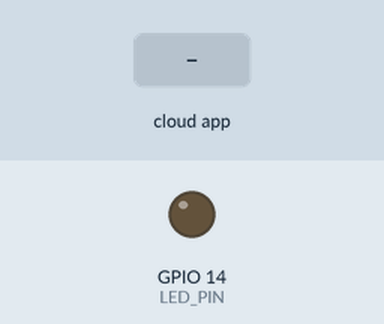
This sketch was run on a simulated ESP8266 (NodeMCU). On the bench: output pins drawn as LEDs (lit = HIGH). The test bench sets the inputs (shaded band). WiFi joins after 1.5 s; servers stay silent unless stated; no MQTT or app messages arrive unless stated; what the sketch prints to the serial monitor is not drawn.

Above: at 2.7 s.
2.8 s: the phone or cloud app sets luz.do.computador to 1
At 4.2 s:
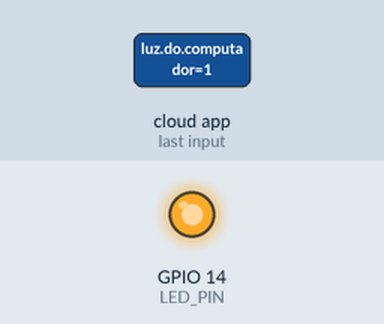
6.1 s: the phone or cloud app sets luz.do.computador to 0
At 7.8 s:
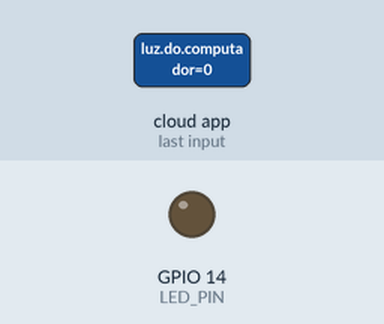
Timing chart, 0 to 9.3 s (numbered marks = the images above; inputs shaded):
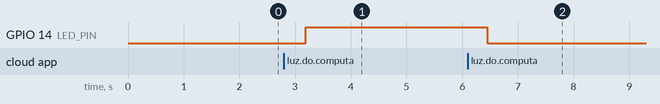

The sketch:

Alexa.ino
```cpp
#include <ESP8266WiFi.h>
#include <fauxmoESP.h>
#include "Adafruit_MQTT.h"
#include "Adafruit_MQTT_Client.h"

#include "credentials.h"

#define LED_PIN 14

WiFiClient client;
fauxmoESP fauxmo;

char status[10];

Adafruit_MQTT_Client mqtt(&client, AIO_SERVER, AIO_SERVERPORT, AIO_USERNAME, AIO_KEY);
Adafruit_MQTT_Publish pubTest = Adafruit_MQTT_Publish(&mqtt, AIO_USERNAME "/f/test");
Adafruit_MQTT_Subscribe subTest = Adafruit_MQTT_Subscribe(&mqtt, AIO_USERNAME "/f/test");

void testCallback(char *data, uint16_t len) {
  Serial.print("Callback entry! Value:");
  Serial.println(data);

  String message = String(data);
  message.trim();

  if (message == "ligado") {
    digitalWrite(LED_PIN, HIGH);
  } else if (message == "desligado") {
    digitalWrite(LED_PIN, LOW);
  }
}

void wifiSetup() {

  Serial.printf("[WiFi] Conectando com %s", WIFI_SSID);
  WiFi.begin(WIFI_SSID, WIFI_PASS);

  while (WiFi.status() != WL_CONNECTED) {
    Serial.print(".");
    delay(500);
  }
  Serial.println();

  Serial.println("[WiFi] Modo: STATION");
  Serial.printf("[WiFi] SSID: %s\n", WiFi.SSID().c_str());
  Serial.printf("[WiFi] Endereco IP: %s\n", WiFi.localIP().toString().c_str());
}

void mqttSetup() {
  subTest.setCallback(testCallback);
  mqtt.subscribe(&subTest);
}

void setup() {
  Serial.begin(115200);
  Serial.println(); Serial.println();

  pinMode(LED_PIN, OUTPUT);
  digitalWrite(LED_PIN, LOW);

  wifiSetup();
  mqttSetup();

  fauxmo.addDevice("luz do computador");

  fauxmo.setPort(80);
  fauxmo.enable(true);

  fauxmo.onSetState([](unsigned char device_id, const char * device_name, bool state, unsigned char value) {
    Serial.printf("[Alexa] Valores recebidos para o dispositivo #%d (%s):\n[Alexa] Estado: %s\n[Alexa] Valor: %d\n", device_id, device_name, state ? "ON" : "OFF", value);

    if (strcmp(device_name, "luz do computador") == 0) {
      String val = state ? "ligado" : "desligado";
      val.toCharArray(status, 10);

      if (!state) {
        digitalWrite(LED_PIN, LOW);
      } else {
        digitalWrite(LED_PIN, HIGH);
      }

      Serial.print(F("\n[MQTT] Atualizando led como "));
      Serial.print(val);
      Serial.print("...");

      if (!pubTest.publish(status)) {
        Serial.println(F("Falhou"));
      } else {
        Serial.println(F("Ok"));
      }
    }
  });
}

void loop() {
  fauxmo.handle();
  MQTT_connect();

  mqtt.processPackets(500);
}

void MQTT_connect() {
  int8_t ret;

  if (mqtt.connected()) {
    return;
  }

  Serial.print("[MQTT] Conectando... ");

  uint8_t retries = 3;
  while ((ret = mqtt.connect()) != 0) {
       Serial.println(mqtt.connectErrorString(ret));
       Serial.println("[MQTT] Tentando reconectar em 10 segundos...");
       mqtt.disconnect();
       delay(10000);
       retries--;
       if (retries == 0) {
         while (1);
       }
  }

  Serial.println("MQTT Connected!");
}
```

credentials.h
```cpp
#define WIFI_SSID "Casa 03 2.4G"
#define WIFI_PASS "8532785419"

#define AIO_SERVER      "io.adafruit.com"
#define AIO_SERVERPORT  1883
#define AIO_USERNAME    "wilmacedo"
#define AIO_KEY         "aio_VqMQ11RH6GX6OutcexyqUB7yIZLK"
```

Measured:
- after the input at 2.8 s, GPIO 14 (LED_PIN): LOW → HIGH after 0.39 s
- after the input at 6.1 s, GPIO 14 (LED_PIN): HIGH → LOW after 0.35 s
